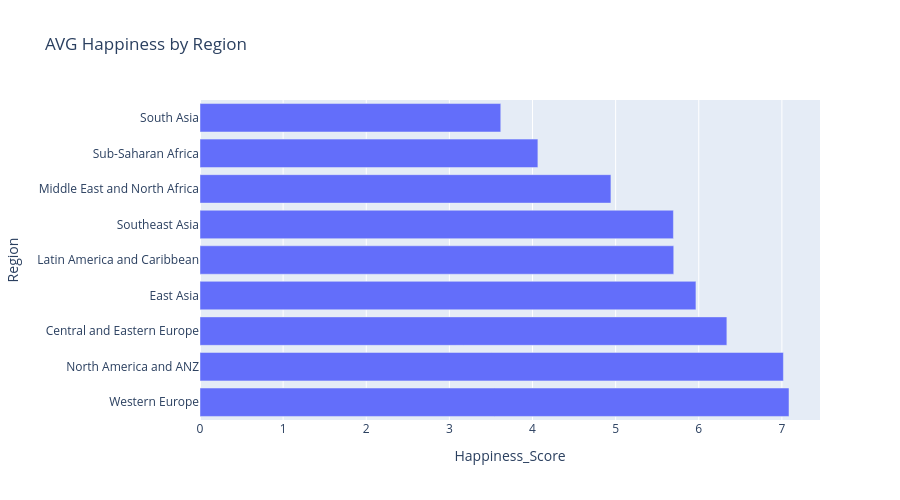

The notebook cell this image was saved under:
### Markdown cell above
---
## Task 1 — Regional Comparison Bar Chart

**What to build:** A horizontal bar chart showing the **average happiness score by region**, sorted from highest to lowest.

**Requirements:**
- Horizontal orientation (category names are long)
- Sorted by score, descending (so the happiest region is at the top)
- Zero baseline on x-axis
- At least one design choice that goes beyond the Plotly default (colour, annotation, labels, etc.)
- An insight title that answers: *which region stands out and why does it matter?*

**Hint:** Use `df.groupby('Region')['Happiness_Score'].mean()` to compute the averages.

### Code cell
# Task 1: Regional comparison bar chart
# -------------------------------------

# Step 1: Compute average happiness score by region
region_avg = (df.groupby('Region')['Happiness_Score']
              .mean()
              .reset_index()
              .sort_values('Happiness_Score'))  # sort for horizontal bar

print(region_avg)

# Step 2: Build your chart
# YOUR CODE HERE
regionalAVG = df.groupby('Region')['Happiness_Score'].mean()

fig = px.bar(
    regionalAVG.reset_index().sort_values('Happiness_Score', ascending=False),
    x='Happiness_Score', y='Region',
    orientation='h',
    title='AVG Happiness by Region',
    height=500
      
)
fig.show()

### Figure 1 — Plotly figure (JSON) as saved in the notebook; plotly's stock layout.template omitted (floating-point values rounded to 4 significant figures)
{"data": [{"hovertemplate": "Happiness_Score=%{x}<br>Region=%{y}<extra></extra>", "legendgroup": "", "marker": {"color": "#636efa", "pattern": {"shape": ""}}, "name": "", "orientation": "h", "showlegend": false, "textposition": "auto", "type": "bar", "x": [7.086, 7.018, 6.338, 5.966, 5.699, 5.695, 4.943, 4.065, 3.618], "xaxis": "x", "y": ["Western Europe", "North America and ANZ", "Central and Eastern Europe", "East Asia", "Latin America and Caribbean", "Southeast Asia", "Middle East and North Africa", "Sub-Saharan Africa", "South Asia"], "yaxis": "y"}], "layout": {"barmode": "relative", "height": 500, "legend": {"tracegroupgap": 0}, "title": {"text": "AVG Happiness by Region"}, "xaxis": {"anchor": "y", "domain": [0, 1], "title": {"text": "Happiness_Score"}}, "yaxis": {"anchor": "x", "domain": [0, 1], "title": {"text": "Region"}}}}
